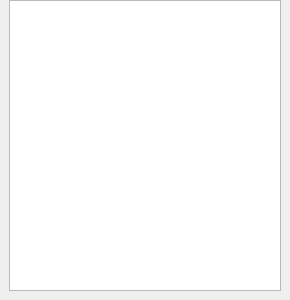
<?xml version="1.0" encoding="UTF-8"?>
<ui version="4.0">
 <class>AnimationListDockWidget</class>
 <widget class="QDockWidget" name="AnimationListDockWidget">
  <property name="enabled">
   <bool>true</bool>
  </property>
  <property name="geometry">
   <rect>
    <x>0</x>
    <y>0</y>
    <width>290</width>
    <height>300</height>
   </rect>
  </property>
  <property name="windowTitle">
   <string>List of animations</string>
  </property>
  <widget class="QWidget" name="dockWidgetContents">
   <layout class="QVBoxLayout" name="verticalLayout">
    <property name="topMargin">
     <number>0</number>
    </property>
    <item>
     <widget class="QListWidget" name="list"/>
    </item>
   </layout>
  </widget>
 </widget>
 <resources/>
 <connections/>
</ui>
